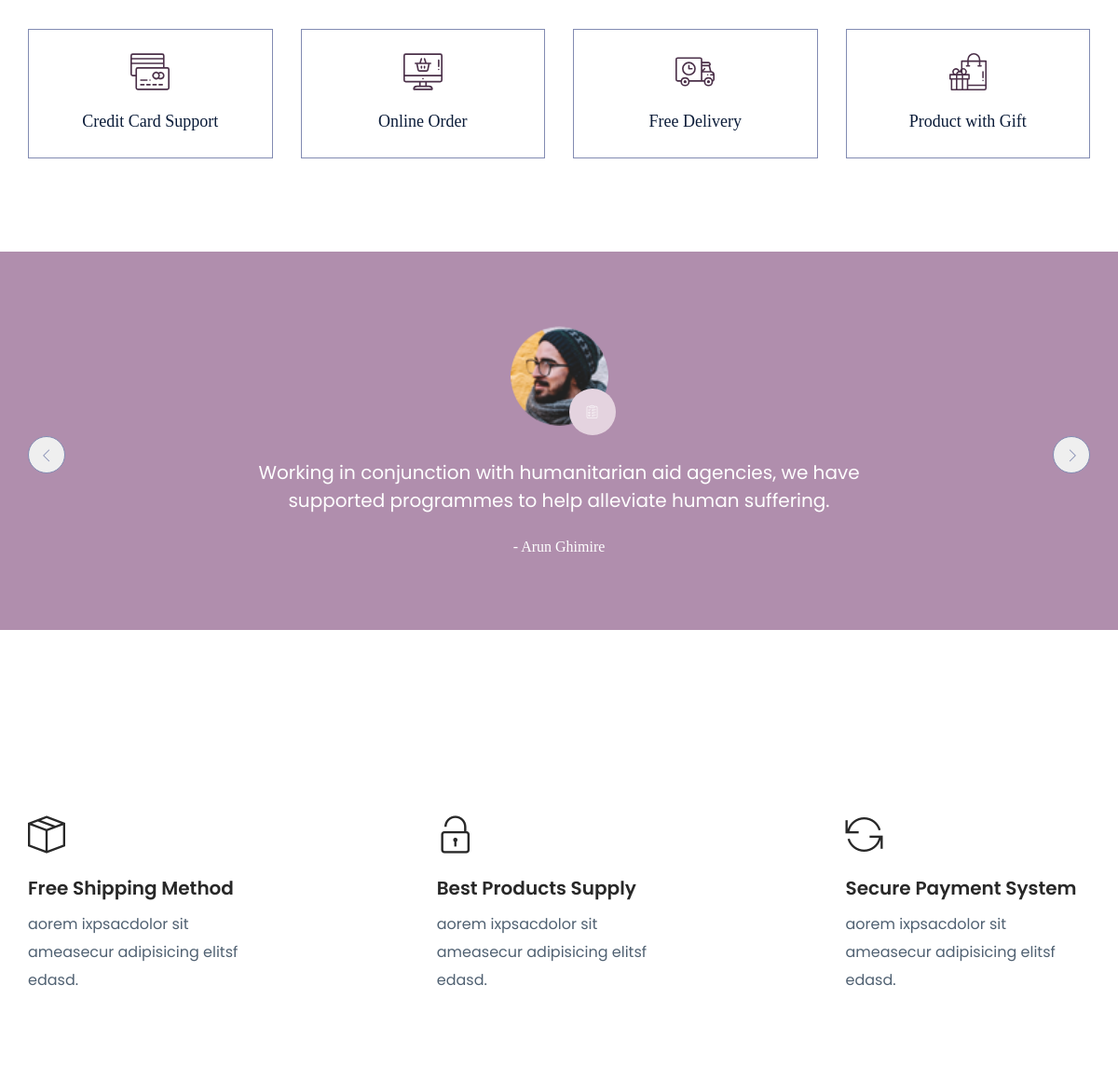
Page /about/ (middle part) on the earlier database version.
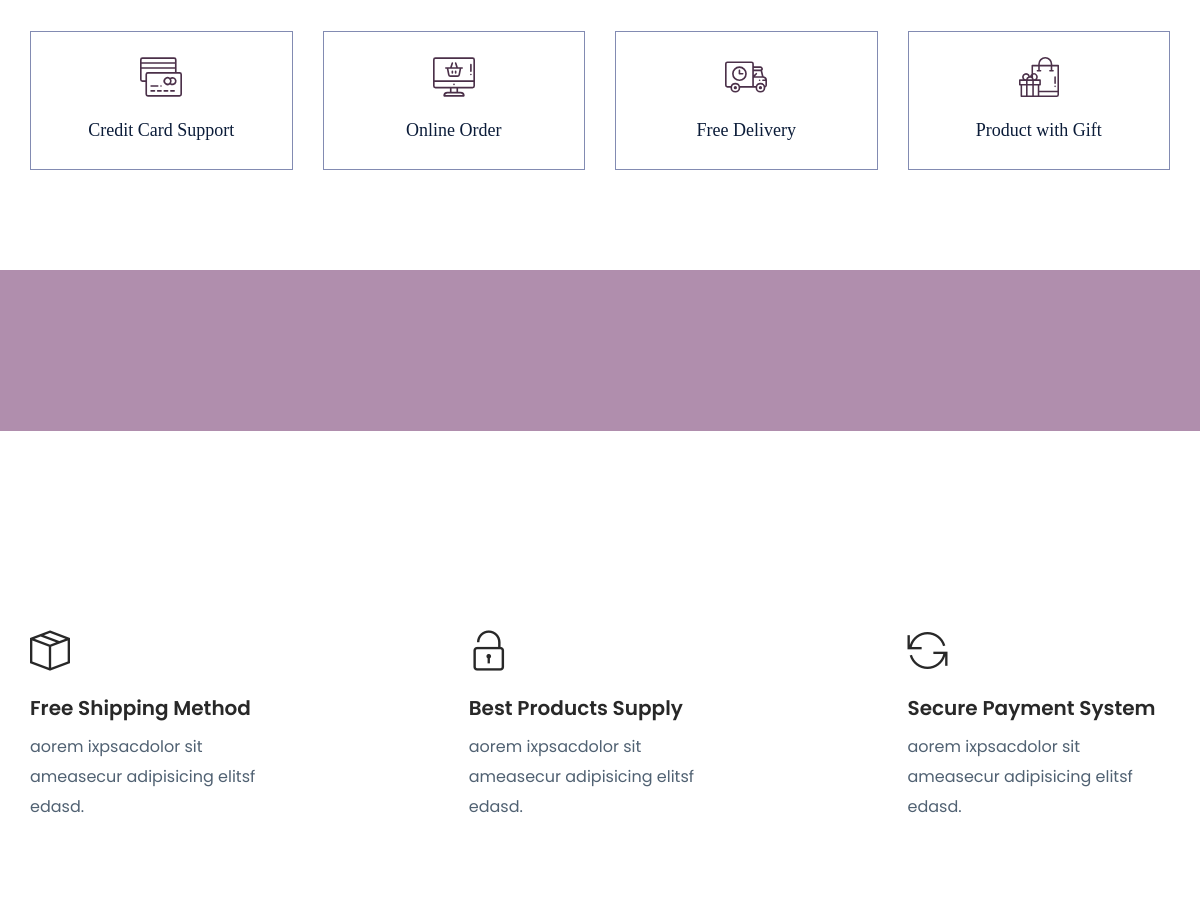
Same page on the later database version.
### about/models.py (models this page shows, shortened)
class Team(models.Model):
    name = models.CharField(max_length=50)
    role = models.CharField(max_length=20)
    information = models.CharField(max_length=200)
    image = models.ImageField(upload_to='team')

### about/views.py (the view)
# urls.py: path('about/', include('about.urls')),
def about(request):
    data = Team.objects.all()
    context = {'data':data}
    return render(request, 'about.html', context)

### templates/about.html (shortened to what this page needs)
{% extends 'base.html' %}
{% load static %}
  {% block content %}
    <section class="feature_part section_padding">
        <div class="container">
            <div class="row justify-content-center">
                <div class="col-lg-3 col-sm-6">
                    <div class="single_feature_part">
                        <img src="{% static './assets/img/icon/feature_icon_1.svg' %}" alt="#">
                        <h4>Credit Card Support</h4>
                    </div>
                </div>
                <div class="col-lg-3 col-sm-6">
                    <div class="single_feature_part">
                        <img src="{% static './assets/img/icon/feature_icon_2.svg' %}" alt="#">
                        <h4>Online Order</h4>
                    </div>
                </div>
                <div class="col-lg-3 col-sm-6">
                    <div class="single_feature_part">
                        <img src="{% static './assets/img/icon/feature_icon_3.svg' %}" alt="#">
                        <h4>Free Delivery</h4>
                    </div>
                </div>
                <div class="col-lg-3 col-sm-6">
                    <div class="single_feature_part">
                        <img src="{% static './assets/img/icon/feature_icon_4.svg' %}" alt="#">
                        <h4>Product with Gift</h4>
                    </div>
                </div>
            </div>
        </div>
    </section>
    <section class="client_review">
        <div class="container">
            <div class="row justify-content-center">
                <div class="col-lg-8">
                    <div class="client_review_slider owl-carousel">
                        {% for member in data %}
                          <div class="single_client_review">
                              <div class="client_img">
                                  <img src="{{member.image.url}}" alt="#">
                              </div>
                              <p>{{member.information}}</p>
                              <h5>- {{member.name}}</h5>
                          </div>
                        {% endfor %}
                    </div>
                </div>
            </div>
        </div>
    </section>
{% endblock %}

Differences in the rows shown:
removed Team: image (picture), information "Working in conjunction with humanitarian aid agencies, we have supported programmes to help alleviate human suffering.", name "Arun Ghimire"
